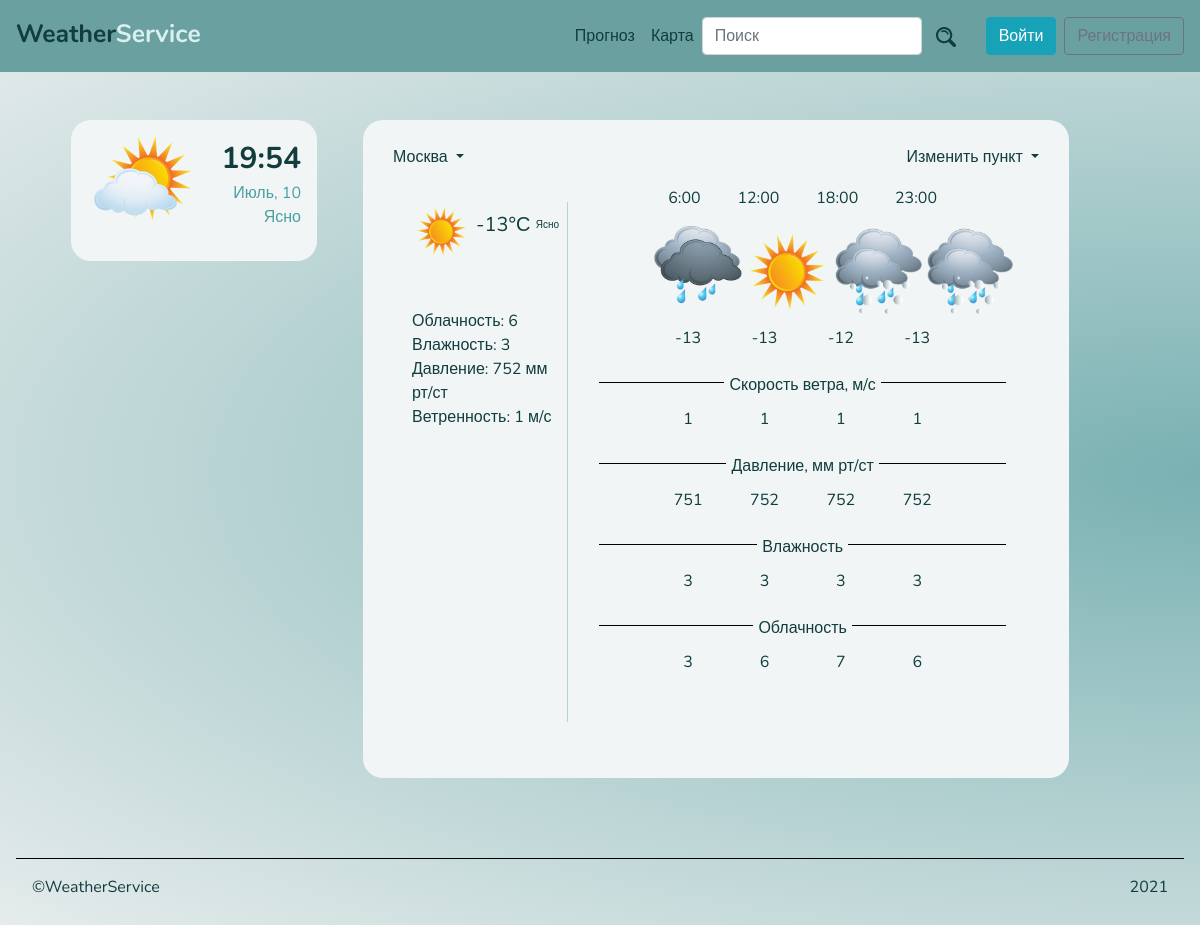
The page / on the database its author committed.
### weatherService/apps/weather/models.py (models this page shows)
class Precipitation_icon (models.Model):
    name = models.CharField('The name of precipitation', max_length=100)
    icon = models.CharField('The way to the icon', max_length=100)

class Temperature (models.Model):
    id_district = models.IntegerField('id of the district')
    date = models.DateField('Day')
    t_morning = models.IntegerField('Temperature in the morning')
    t_day = models.IntegerField('Temperature at the day')
    t_evening = models.IntegerField('Temperature in the evening')
    t_night = models.IntegerField('Temperature at the night')
    t_average = models.IntegerField('Average temperature', null=True)

class Precipitation (models.Model):
    id_district = models.IntegerField('id of the district')
    date = models.DateField('day')
    p_morning = models.IntegerField('The quality of precipitation in the morning')
    p_name_morning = models.CharField('The type of precipitation in the morning', max_length=100)
    p_day = models.IntegerField('The quality of precipitation at the day')
    p_name_day = models.CharField('The type of precipitation at the day', max_length=100)
    p_evening = models.IntegerField('The quality of precipitation in the evening')
    p_name_evening = models.CharField('The type of precipitation in the evening', max_length=100)
    p_night = models.IntegerField('The quality of precipitation at the night')
    p_name_night = models.CharField('The type of precipitation at the night', max_length=100)
    p_average = models.IntegerField('The average quality of precipitation')
    p_name_average = models.CharField('the average type of precipitation', max_length=100)

class Cloud (models.Model):
    id_district = models.IntegerField('id of the district')
    date = models.DateField('day')
    c_morning = models.IntegerField('The intensity od clouds in the morning')
    c_name_morning = models.CharField('The type of clouds in the morning', max_length=100)
    c_day = models.IntegerField('The intensity od clouds at the day')
    c_name_day = models.CharField('The type of clouds at the day', max_length=100)
    c_evening = models.IntegerField('The intensity od clouds in the evening')
    c_name_evening = models.CharField('The type of clouds in the evening', max_length=100)
    c_night = models.IntegerField('The intensity od clouds at the night')
    c_name_night = models.CharField('The type of clouds at the night', max_length=100)
    c_average = models.IntegerField('The average intensity od clouds')
    c_name_average = models.CharField('The average type of clouds', max_length=100)

class Humidity (models.Model):
    id_district = models.IntegerField('id of the district')
    date = models.DateField('day')
    h_morning = models.IntegerField('Humidity in the morning')
    h_day = models.IntegerField('Humidity at the day')
    h_evening = models.IntegerField('Humidity in the evening')
    h_night = models.IntegerField('Humidity at the night')
    h_average = models.IntegerField('Average humidity')

class Pressure (models.Model):
    id_district = models.IntegerField('id of the district')
    date = models.DateField('day')
    pressure_morning = models.IntegerField('Pressure in the morning')
    pressure_day = models.IntegerField('Pressure at the day')
    pressure_evening = models.IntegerField('Pressure in the evening')
    pressure_night = models.IntegerField('Pressure at the night')
    pressure_average = models.IntegerField('Average pressure')

class Wind (models.Model):
    id_district = models.IntegerField('id of the district')
    date = models.DateField('day')
    w_morning = models.IntegerField('Wind in the morning')
    w_day = models.IntegerField('Wind at the day')
    w_evening = models.IntegerField('Wind in the evening')
    w_night = models.IntegerField('Wind at the night')
    w_average = models.IntegerField('Average wind')

### weatherService/apps/weather/views.py (the view)
# urls.py: path('', views.index, name = 'index'),
def index(request):
    district_list = District.objects.all()
    cloud_list = Cloud.objects.order_by('-day')[:1]
    prec_icon = Precipitation_icon.objects.all()
    prec = Precipitation.objects.order_by('day')[:1]
    pressure_list = Pressure.objects.order_by('-day')[:1]
    temp_list = Temperature.objects.order_by('-day')[:1]
    wind_list = Wind.objects.order_by('-day')[:1]
    humidity_list = Humidity.objects.order_by('-day')[:1]
    return render(
        request,
        'weather/main.html',
        {
            'district_list' : district_list,
            'cloud_list' : cloud_list,
            'prec_icon' : prec_icon,
            'prec' : prec,
            'pressure_list' : pressure_list,
            'temp_list' : temp_list,
            'wind_list' : wind_list,
            'humidity_list' : humidity_list
        }
    )

### weatherService/templates/weather/main.html (shortened to what this page needs)
{% extends 'base.html' %}
{% load static %}
{% block content %}
<div class="container-fluid">
    <div class="row py-3 p-sm-5">
        <div class="col-12 col-md-3 mx-2 mb-3">
            <div class="container-20 p-3 d-flex justify-content-between">
                <div><img src="{% static 'img/sunny.png' %}" alt="weather_icon" class="w-100"></div>
            <div class="date">
                <p class="text-right p-0 m-0 text-huge-time">{% now "H:i" %}</p>
                <p class="text-lightBlue text-right p-0">{% now "F, j" %}<br>Ясно</p>
            </div>
            </div>
        </div>
        <div class="col-12 col-md-8 mx-2">
            <div class="container-20 p-4">
                <div class="d-flex justify-content-between">
                    <div class="dropdown">
                        <button class="dropdown-toggle text-darkBlue"
                                type="button" id="dropdownMenu1" data-toggle="dropdown"
                                aria-haspopup="true" aria-expanded="false">
                          Москва </button>
                    </div>
                    <div class="dropdown">
                        <button class="dropdown-toggle text-darkBlue"
                                type="button" id="dropdownMenu2" data-toggle="dropdown"
                                aria-haspopup="true" aria-expanded="false">
                          Изменить пункт </button>
                      </div>
                </div>
                <div class="row p-3">
                    <div class="col-12 col-lg-3 m-3 px-2 pb-3 right-line">
                        <div class="d-flex justify-content-between flex-column flex-xl-row ">
                            {%if prec %}
                                {% for prec in prec.all %}
                                    {% if prec_icon %}
                                        {% for prec_icon in prec_icon.all %}
                                            {% if prec.p_name_average == prec_icon.name %}
                                                <img src="{{ prec_icon.icon }}" alt="weather icon" class="align-self-center w-40">
                                            {% endif %}
                                        {% endfor %}
                                    {% endif %}
                                    {%if temp_list %}
                                        {% for temp in temp_list.all %}
                                            <p class="numbers m-0 pt-2 text-center text-xl-right">{{ temp.t_average }}°С</p>
                                        {% endfor %}
                                    {% endif %}
                                    <p class="text-small m-0 pt-xl-3 text-center text-xl-right">{{ prec.p_name_average }}</p>
                                {% endfor %}
                            {% endif %}
                        </div>
                        {%if cloud_list %}
                            {% for cloud in cloud_list.all %}
                                <p class="mt-5 mb-0">Облачность: {{ cloud.c_average }}</p>
                            {% endfor %}
                        {% endif %}
                        {%if humidity_list %}
                            {% for humid in humidity_list.all %}
                                <p class="mb-0">Влажность: {{ humid.h_average }}</p>
                            {% endfor %}
                        {% endif %}
                        {%if pressure_list %}
                            {% for pressure in pressure_list.all %}
                                <p class="mb-0">Давление: {{ pressure.pressure_average }} мм рт/ст</p>
                            {% endfor %}
                        {% endif %}
                        {%if wind_list %}
                            {% for wind in wind_list.all %}
                                <p class="mb-0">Ветренность: {{ wind.w_average }} м/с</p>
                            {% endfor %}
                        {% endif %}
                    </div>
                    <div class="col-12 col-lg-8">
                       <div class="d-flex justify-content-center">
                            <div class="d-flex w-75 justify-content-around">
                                    <p class="text-center">6:00</p>
                                    <p class="text-center">12:00</p>
                                    <p class="text-center">18:00</p>
                                    <p class="text-center">23:00</p>
                                </div>
                            </div>
                       <div class="d-flex justify-content-center mb-2">
                        <div class="d-flex w-75 justify-content-around">
                            {%if prec %}
                                {% for prec in prec.all %}
                                    {% if prec_icon %}
                                        {% for prec_icon in prec_icon.all %}
                                            {% if prec.p_name_morning == prec_icon.name %}
                                                <img src="{{ prec_icon.icon }}" alt="weather icon" class="w-30">
                                            {% endif %}
                                            {% if prec.p_name_day == prec_icon.name %}
                                                <img src="{{ prec_icon.icon }}" alt="weather icon" class="w-30">
                                            {% endif %}
                                            {% if prec.p_name_evening == prec_icon.name %}
                                                <img src="{{ prec_icon.icon }}" alt="weather icon" class="w-30">
                                            {% endif %}
                                            {% if prec.p_name_night == prec_icon.name %}
                                                <img src="{{ prec_icon.icon }}" alt="weather icon" class="w-30">
                                            {% endif %}
                                        {% endfor %}
                                    {% endif %}
                                {% endfor %}
                            {% endif %}
                        </div>
                    </div>
                        <div class="d-flex justify-content-center">
                            <div class="d-flex w-75 justify-content-around">
                                {%if temp_list %}
                                    {% for temp in temp_list.all %}
                                        <p>{{ temp.t_morning }}</p>
                                        <p>{{ temp.t_day }}</p>
                                        <p>{{ temp.t_evening }}</p>
                                        <p>{{ temp.t_night }}</p>
                                    {% endfor %}
                                {% endif %}
                            </div>
                        </div>
                       <hr class="speed mb-4">
                       <div class="d-flex justify-content-center">
                            <div class="d-flex w-75 justify-content-around">
                                {%if wind_list %}
                                    {% for wind in wind_list.all %}
                                        <p>{{ wind.w_morning }}</p>
                                        <p>{{ wind.w_day }}</p>
                                        <p>{{ wind.w_evening }}</p>
                                        <p>{{ wind.w_night }}</p>
                                    {% endfor %}
                                {% endif %}
                            </div>
                        </div>
                       <hr class="pressure mb-4">
                       <div class="d-flex justify-content-center">
                            <div class="d-flex w-75 justify-content-around">
                                {%if pressure_list %}
                                    {% for pressure in pressure_list.all %}
                                        <p>{{ pressure.pressure_morning }}</p>
                                        <p>{{ pressure.pressure_day }}</p>
                                        <p>{{ pressure.pressure_evening }}</p>
                                        <p>{{ pressure.pressure_night }}</p>
                                    {% endfor %}
                                {% endif %}
                            </div>
                        </div>
                       <hr class="humidity mb-4">
                       <div class="d-flex justify-content-center">
                            <div class="d-flex w-75 justify-content-around">
                                {%if humidity_list %}
                                    {% for humidity in humidity_list.all %}
                                        <p>{{ humidity.h_morning }}</p>
                                        <p>{{ humidity.h_day }}</p>
                                        <p>{{ humidity.h_evening }}</p>
                                        <p>{{ humidity.h_night }}</p>
                                    {% endfor %}
                                {% endif %}
                            </div>
                        </div>
                       <hr class="cloudy mb-4">
                       <div class="d-flex justify-content-center mb-5">
                           <div class="d-flex w-75 justify-content-around">
                            {%if cloud_list %}
                                {% for cloud in cloud_list.all %}
                                    <p>{{ cloud.c_morning }}</p>
                                    <p>{{ cloud.c_day }}</p>
                                    <p>{{ cloud.c_evening }}</p>
                                    <p>{{ cloud.c_night }}</p>
                                {% endfor %}
                            {% endif %}
                           </div>
                       </div>
                    </div>
                </div>
            </div>
        </div>
    </div>
</div>
{% endblock %}

### weatherService/static/css/style.css (style rules this page uses)
body { font-family: 'Nunito', sans-serif !important; color: #113D3E !important; }
.text-darkBlue { color: #113D3E !important; }
.text-lightBlue { color: #49A1A2; }
.text-small { font-size: 10px; }
.numbers { font-size: 20px; }
.text-huge-time { font-size: 30px !important; font-weight: bold; }
.bg-main { background: radial-gradient(at right, #79B1B2, #E8EDED); }
.container-20 { height: auto; background-color: #F2F5F5; border-radius: 20px; }
.right-line { border-right: 1px solid #B5D1D2; }
nav button, .container-20 button { border: none !important; background: none !important; }
hr { height: 1px; background-color: black; border: none; text-align: center; }
hr::before { position: relative; top: -10px; background-color: #F2F5F5; padding: 2px 5px; }
.speed::before { content: "Скорость ветра, м/с"; }
.pressure::before { content: "Давление, мм рт/ст"; }
.humidity::before { content: "Влажность"; }
.cloudy::before { content: "Облачность"; }
.w-40 { width: 40%; }
.w-30 { width: 30%; }

### rows shown on the page
Precipitation: p_name_average "Ясно"
Precipitation_icon: icon (picture)
Temperature: t_average "-13", t_morning "-13", t_day "-13", t_evening "-12", t_night "-13"
Cloud: c_average "6", c_morning "3", c_day "6", c_evening "7", c_night "6"
Humidity: h_average "3", h_morning "3", h_day "3", h_evening "3", h_night "3"
Pressure: pressure_average "752", pressure_morning "751", pressure_day "752", pressure_evening "752", pressure_night "752"
Wind: w_average "1", w_morning "1", w_day "1", w_evening "1", w_night "1"
Precipitation_icon: icon (picture)
Precipitation_icon: icon (picture)
